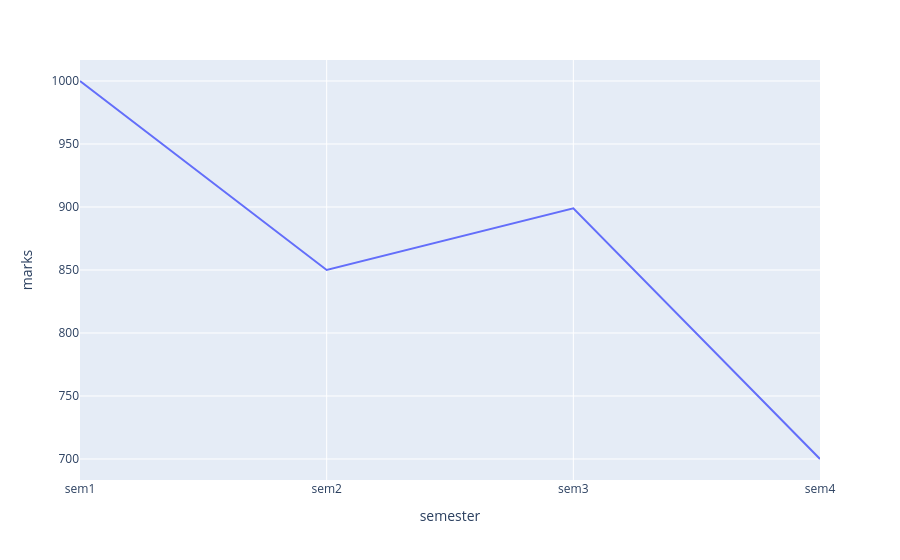

Here is the notebook cell this chart was saved with:
### Code cell
df=pd.DataFrame({
    'semester':['sem1','sem2','sem3','sem4'],
    'marks':[1000,850,899,700]})
fig=px.line(df,x='semester',y='marks',markers=False)
fig.show()

### Figure 1 — Plotly figure (JSON) as saved in the notebook; plotly's stock layout.template omitted (floating-point values rounded to 4 significant figures)
{"data": [{"hovertemplate": "semester=%{x}<br>marks=%{y}<extra></extra>", "legendgroup": "", "line": {"color": "#636efa", "dash": "solid"}, "marker": {"symbol": "circle"}, "mode": "lines", "name": "", "orientation": "v", "showlegend": false, "type": "scatter", "x": ["sem1", "sem2", "sem3", "sem4"], "xaxis": "x", "y": [1000, 850, 899, 700], "yaxis": "y"}], "layout": {"legend": {"tracegroupgap": 0}, "margin": {"t": 60}, "xaxis": {"anchor": "y", "domain": [0, 1], "title": {"text": "semester"}}, "yaxis": {"anchor": "x", "domain": [0, 1], "title": {"text": "marks"}}}}
